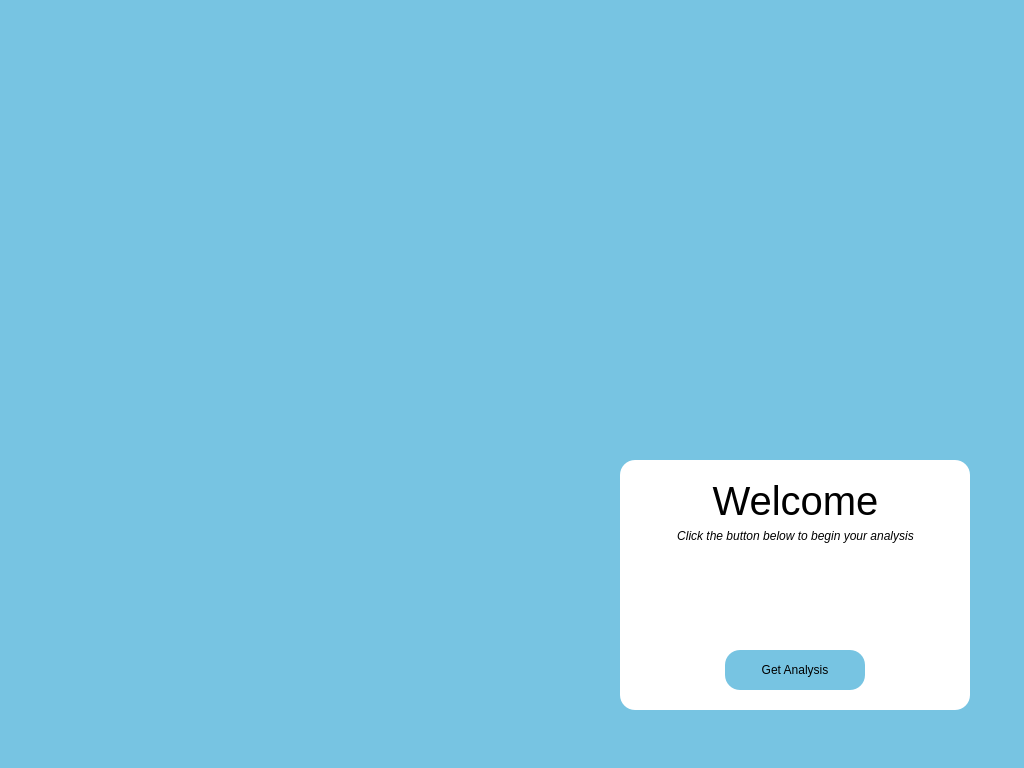
<?xml version="1.0" encoding="UTF-8"?>
<ui version="4.0">
 <class>MainWindow</class>
 <widget class="QMainWindow" name="MainWindow">
  <property name="geometry">
   <rect>
    <x>0</x>
    <y>0</y>
    <width>1024</width>
    <height>768</height>
   </rect>
  </property>
  <property name="windowTitle">
   <string>MainWindow</string>
  </property>
  <property name="styleSheet">
   <string notr="true">background-color:rgb(119, 196, 226)</string>
  </property>
  <widget class="QWidget" name="centralwidget">
   <widget class="QFrame" name="frame">
    <property name="geometry">
     <rect>
      <x>620</x>
      <y>460</y>
      <width>350</width>
      <height>250</height>
     </rect>
    </property>
    <property name="palette">
     <palette>
      <active>
       <colorrole role="WindowText">
        <brush brushstyle="SolidPattern">
         <color alpha="255">
          <red>24</red>
          <green>36</green>
          <blue>56</blue>
         </color>
        </brush>
       </colorrole>
       <colorrole role="Button">
        <brush brushstyle="SolidPattern">
         <color alpha="255">
          <red>255</red>
          <green>255</green>
          <blue>255</blue>
         </color>
        </brush>
       </colorrole>
       <colorrole role="Base">
        <brush brushstyle="SolidPattern">
         <color alpha="255">
          <red>255</red>
          <green>255</green>
          <blue>255</blue>
         </color>
        </brush>
       </colorrole>
       <colorrole role="Window">
        <brush brushstyle="SolidPattern">
         <color alpha="255">
          <red>255</red>
          <green>255</green>
          <blue>255</blue>
         </color>
        </brush>
       </colorrole>
      </active>
      <inactive>
       <colorrole role="WindowText">
        <brush brushstyle="SolidPattern">
         <color alpha="255">
          <red>24</red>
          <green>36</green>
          <blue>56</blue>
         </color>
        </brush>
       </colorrole>
       <colorrole role="Button">
        <brush brushstyle="SolidPattern">
         <color alpha="255">
          <red>255</red>
          <green>255</green>
          <blue>255</blue>
         </color>
        </brush>
       </colorrole>
       <colorrole role="Base">
        <brush brushstyle="SolidPattern">
         <color alpha="255">
          <red>255</red>
          <green>255</green>
          <blue>255</blue>
         </color>
        </brush>
       </colorrole>
       <colorrole role="Window">
        <brush brushstyle="SolidPattern">
         <color alpha="255">
          <red>255</red>
          <green>255</green>
          <blue>255</blue>
         </color>
        </brush>
       </colorrole>
      </inactive>
      <disabled>
       <colorrole role="WindowText">
        <brush brushstyle="SolidPattern">
         <color alpha="255">
          <red>120</red>
          <green>120</green>
          <blue>120</blue>
         </color>
        </brush>
       </colorrole>
       <colorrole role="Button">
        <brush brushstyle="SolidPattern">
         <color alpha="255">
          <red>255</red>
          <green>255</green>
          <blue>255</blue>
         </color>
        </brush>
       </colorrole>
       <colorrole role="Base">
        <brush brushstyle="SolidPattern">
         <color alpha="255">
          <red>255</red>
          <green>255</green>
          <blue>255</blue>
         </color>
        </brush>
       </colorrole>
       <colorrole role="Window">
        <brush brushstyle="SolidPattern">
         <color alpha="255">
          <red>255</red>
          <green>255</green>
          <blue>255</blue>
         </color>
        </brush>
       </colorrole>
      </disabled>
     </palette>
    </property>
    <property name="autoFillBackground">
     <bool>false</bool>
    </property>
    <property name="styleSheet">
     <string notr="true">border-radius: 15px;
background-color: rgb(255, 255, 255);</string>
    </property>
    <property name="frameShape">
     <enum>QFrame::StyledPanel</enum>
    </property>
    <property name="frameShadow">
     <enum>QFrame::Raised</enum>
    </property>
    <widget class="QLabel" name="label_welcome">
     <property name="geometry">
      <rect>
       <x>0</x>
       <y>10</y>
       <width>351</width>
       <height>61</height>
      </rect>
     </property>
     <property name="font">
      <font>
       <family>Leelawadee UI</family>
       <pointsize>30</pointsize>
       <weight>50</weight>
       <italic>false</italic>
       <bold>false</bold>
      </font>
     </property>
     <property name="styleSheet">
      <string notr="true">font: 30pt &quot;Leelawadee UI&quot;;</string>
     </property>
     <property name="text">
      <string>Welcome</string>
     </property>
     <property name="alignment">
      <set>Qt::AlignCenter</set>
     </property>
    </widget>
    <widget class="QLabel" name="label_clickthebuton">
     <property name="geometry">
      <rect>
       <x>10</x>
       <y>60</y>
       <width>331</width>
       <height>31</height>
      </rect>
     </property>
     <property name="font">
      <font>
       <family>Leelawadee UI</family>
       <pointsize>9</pointsize>
       <weight>50</weight>
       <italic>true</italic>
       <bold>false</bold>
      </font>
     </property>
     <property name="autoFillBackground">
      <bool>false</bool>
     </property>
     <property name="styleSheet">
      <string notr="true"/>
     </property>
     <property name="text">
      <string>Click the button below to begin your analysis</string>
     </property>
     <property name="alignment">
      <set>Qt::AlignCenter</set>
     </property>
     <property name="wordWrap">
      <bool>true</bool>
     </property>
    </widget>
    <widget class="QPushButton" name="button_GetAnalysis">
     <property name="geometry">
      <rect>
       <x>105</x>
       <y>190</y>
       <width>140</width>
       <height>40</height>
      </rect>
     </property>
     <property name="styleSheet">
      <string notr="true">border-radius: 15px;
font: 75 10pt &quot;Leelawadee UI&quot;;
background-color: rgb(119, 196, 226);</string>
     </property>
     <property name="text">
      <string>Get Analysis</string>
     </property>
    </widget>
    <zorder>label_clickthebuton</zorder>
    <zorder>label_welcome</zorder>
    <zorder>button_GetAnalysis</zorder>
   </widget>
   <widget class="QLabel" name="label_logo">
    <property name="geometry">
     <rect>
      <x>0</x>
      <y>110</y>
      <width>691</width>
      <height>411</height>
     </rect>
    </property>
    <property name="text">
     <string/>
    </property>
    <property name="pixmap">
     <pixmap>LOGO.jpg</pixmap>
    </property>
    <property name="scaledContents">
     <bool>true</bool>
    </property>
   </widget>
   <zorder>label_logo</zorder>
   <zorder>frame</zorder>
  </widget>
  <widget class="QStatusBar" name="statusbar"/>
 </widget>
 <resources/>
 <connections/>
</ui>
